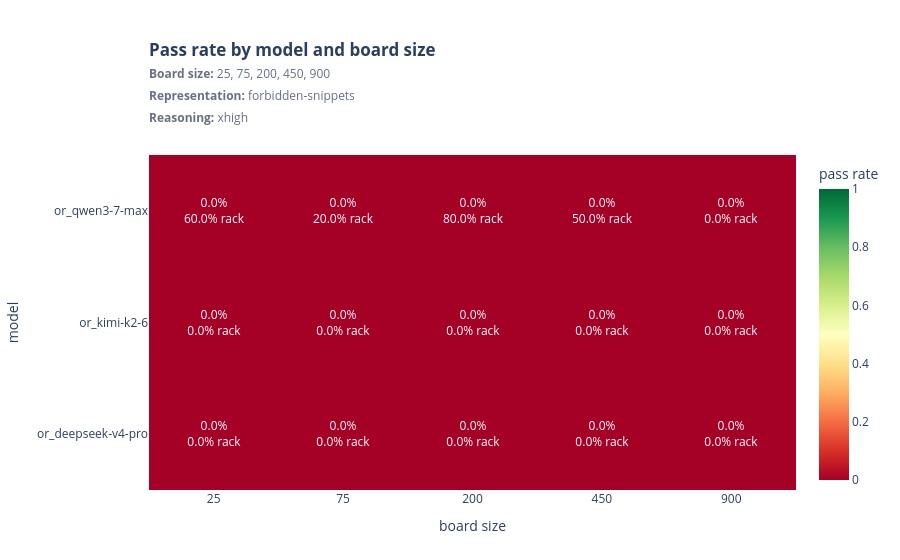

Write notebook code for a chart like this one.
### Markdown cell above
## Pass rates

### Code cell
for figure in plot_pass_rate_heatmaps(aggregate):
    display(figure)

### Figure 1 — Plotly figure (JSON) as saved in the notebook; plotly's stock layout.template omitted (floating-point values rounded to 4 significant figures)
{"data": [{"colorbar": {"title": {"text": "pass rate"}}, "colorscale": [[0, "rgb(165,0,38)"], [0.1, "rgb(215,48,39)"], [0.2, "rgb(244,109,67)"], [0.3, "rgb(253,174,97)"], [0.4, "rgb(254,224,139)"], [0.5, "rgb(255,255,191)"], [0.6, "rgb(217,239,139)"], [0.7, "rgb(166,217,106)"], [0.8, "rgb(102,189,99)"], [0.9, "rgb(26,152,80)"], [1, "rgb(0,104,55)"]], "customdata": [[0, 0, 0, 0, 0], [0, 0, 0, 0, 0], [0.6, 0.2, 0.8, 0.5, 0]], "hovertemplate": "model=%{y}<br>board size=%{x}<br>pass=%{z:.1%}<br>mean rack usage=%{customdata:.1%}<extra></extra>", "text": [["0.0%<br>0.0% rack", "0.0%<br>0.0% rack", "0.0%<br>0.0% rack", "0.0%<br>0.0% rack", "0.0%<br>0.0% rack"], ["0.0%<br>0.0% rack", "0.0%<br>0.0% rack", "0.0%<br>0.0% rack", "0.0%<br>0.0% rack", "0.0%<br>0.0% rack"], ["0.0%<br>60.0% rack", "0.0%<br>20.0% rack", "0.0%<br>80.0% rack", "0.0%<br>50.0% rack", "0.0%<br>0.0% rack"]], "texttemplate": "%{text}", "type": "heatmap", "x": ["25", "75", "200", "450", "900"], "y": ["or_deepseek-v4-pro", "or_kimi-k2-6", "or_qwen3-7-max"], "z": [[0, 0, 0, 0, 0], [0, 0, 0, 0, 0], [0, 0, 0, 0, 0]], "zmax": 1, "zmin": 0}], "layout": {"legend": {"title": {"text": ""}}, "margin": {"b": 70, "l": 70, "r": 30, "t": 155}, "title": {"text": "<b>Pass rate by model and board size</b><br><span style='font-size:12px;color:#667085'><b>Board size:</b> 25, 75, 200, 450, 900<br><b>Representation:</b> forbidden-snippets<br><b>Reasoning:</b> xhigh</span>", "x": 0, "xanchor": "left", "xref": "paper", "y": 0.9, "yanchor": "top"}, "xaxis": {"title": {"text": "board size"}}, "yaxis": {"title": {"text": "model"}}}}
